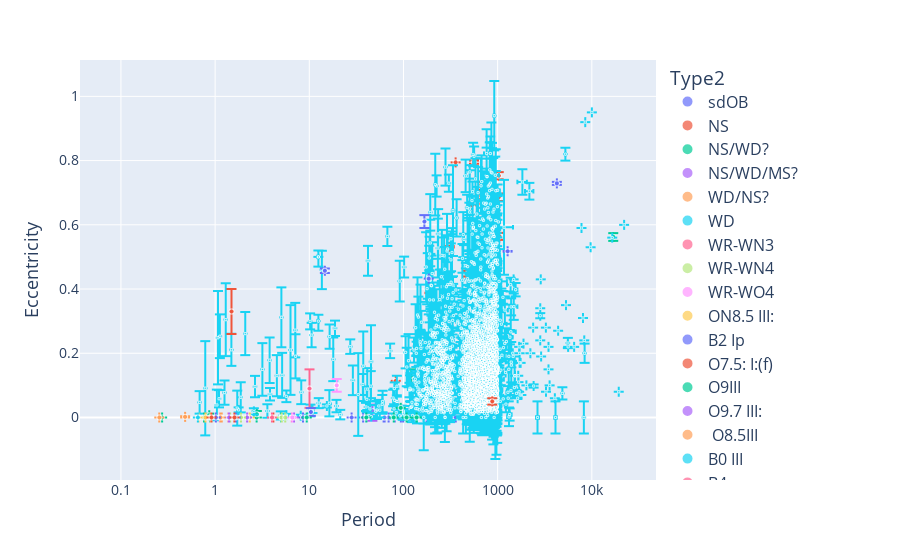

This figure's notebook cell:
### Code cell
fig = plotly_vars('Period', 'Eccentricity', logx = True, logy = False, df = df_final)

### Figure 1 — Plotly figure (JSON) as saved in the notebook; plotly's stock layout.template omitted (floating-point values rounded to 4 significant figures; data arrays with more than 128 entries replaced by an {"elided": "..."} marker saying what was removed)
{"data": [{"customdata": [["Be"], ["Be"], ["Be"], ["Be"], ["Be"], ["Be"], ["Be"], ["Be"], ["Be"], ["Be"], ["Be"], ["Be"], ["Be"], ["Be"], ["Be"], ["Be"]], "error_x": {"array": [0.007, 0.0011, 0.0035, 0.02, 0.0058, 0.11, 0.1, 0.18, 0.04, 0.0044, 0.055, 0.0051, 0.041, 0.0029, 0.038, 0.0013], "arrayminus": [0.007, 0.0011, 0.0035, 0.02, 0.0058, 0.11, 0.1, 0.18, 0.04, 0.0044, 0.055, 0.0051, 0.041, 0.0029, 0.038, 0.0013]}, "error_y": {"array": [NaN, NaN, NaN, NaN, NaN, NaN, NaN, NaN, NaN, NaN, NaN, NaN, NaN, NaN, 0.01, NaN], "arrayminus": [NaN, NaN, NaN, NaN, NaN, NaN, NaN, NaN, NaN, NaN, NaN, NaN, NaN, NaN, 0.01, NaN]}, "hovertemplate": "Type2=sdOB<br>Period=%{x}<br>Eccentricity=%{y}<br>marker_size=%{marker.size}<br>Type1=%{customdata[0]}<extra></extra>", "legendgroup": "sdOB", "marker": {"color": "#636efa", "size": [5, 5, 5, 5, 5, 5, 5, 5, 5, 5, 5, 5, 5, 5, 5, 5], "sizemode": "area", "sizeref": 0.2, "symbol": "circle"}, "mode": "markers", "name": "sdOB", "showlegend": true, "type": "scattergl", "x": [37.25, 28.19, 126.7, 93.76, 61.55, 181.5, 192.1, 236.5, 176.2, 80.87, 99.31, 69.53, 359.3, 63.15, 147.6, 40.33], "xaxis": "x", "y": [0.0, 0.0, 0.0, 0.0, 0.0, 0.0, 0.0, 0.0, 0.0, 0.0, 0.0, 0.0, 0.0, 0.0, 0.2, 0.0], "yaxis": "y"}, {"customdata": [["MS"], ["MS"], ["MS"], ["MS"], ["MS"], ["MS"], ["MS"], ["MS"], ["MS"], ["MS"], ["MS"], ["MS"], ["MS"], ["MS"], ["MS"], ["MS"], ["MS"], ["MS"], ["MS"], ["MS"], ["MS"], ["MS/WD?"], ["MS/WD?"]], "error_x": {"array": [0.5, 0.05, 0.07, 0.11, 0.26, 0.4, 0.18, 0.29, 0.31, 0.22, 0.21, 0.7, 0.6, 0.6, 0.9, 5.0, 0.7, 0.5, 3.3, 5.0, 2.1, 0.0003, 5e-05], "arrayminus": [0.5, 0.05, 0.07, 0.11, 0.26, 0.4, 0.18, 0.29, 0.31, 0.22, 0.21, 0.7, 0.6, 0.6, 0.9, 5.0, 0.7, 0.5, 3.3, 5.0, 2.1, 0.0003, 5e-05]}, "error_y": {"array": [0.002, 0.0007, 0.0026, 0.0021, 0.009, 0.004, 0.001, 0.005, 0.001, 0.004, 0.001, 0.0033, 0.013, 0.0018, 0.0021, 0.009, 0.0035, 0.0011, 0.012, 0.011, 0.011, 1e-05, 3e-06], "arrayminus": [0.002, 0.0007, 0.0026, 0.0021, 0.009, 0.004, 0.001, 0.005, 0.001, 0.004, 0.001, 0.0033, 0.013, 0.0018, 0.0021, 0.009, 0.0035, 0.0011, 0.012, 0.011, 0.011, 1e-05, 3e-06]}, "hovertemplate": "Type2=NS<br>Period=%{x}<br>Eccentricity=%{y}<br>marker_size=%{marker.size}<br>Type1=%{customdata[0]}<extra></extra>", "legendgroup": "NS", "marker": {"color": "#EF553B", "size": [5, 5, 5, 5, 5, 5, 5, 5, 5, 5, 5, 5, 5, 5, 5, 5, 5, 5, 5, 5, 5, 5, 5], "sizemode": "area", "sizeref": 0.2, "symbol": "circle"}, "mode": "markers", "name": "NS", "showlegend": true, "type": "scattergl", "x": [730.9, 189.1, 230.2, 310.2, 481.0, 497.6, 536.1, 561.8, 570.9, 631.8, 632.6, 636.1, 654.6, 657.4, 719.8, 827.0, 889.5, 938.3, 1027.0, 1029.0, 1046.0, 357.8, 82.72], "xaxis": "x", "y": [0.123, 0.3879, 0.3095, 0.5314, 0.448, 0.168, 0.6615, 0.795, 0.3093, 0.552, 0.2668, 0.3228, 0.721, 0.6777, 0.3993, 0.357, 0.584, 0.5666, 0.686, 0.753, 0.564, 0.7946, 0.114], "yaxis": "y"}, {"customdata": [["MS"], ["MS"], ["MS"], ["RG"], ["MS"], ["MS"]], "error_x": {"array": [1.3e-05, 1e-06, 1.8e-07, 401.0, 2e-05, 0.19], "arrayminus": [1.3e-05, 1e-06, 1.8e-07, 438.0, 2.1e-05, 0.2]}, "error_y": {"array": [NaN, 0.005, NaN, 0.012, 0.01, 0.02], "arrayminus": [NaN, 0.007, NaN, 0.012, 0.01, 0.03]}, "hovertemplate": "Type2=NS/WD?<br>Period=%{x}<br>Eccentricity=%{y}<br>marker_size=%{marker.size}<br>Type1=%{customdata[0]}<extra></extra>", "legendgroup": "NS/WD?", "marker": {"color": "#00cc96", "size": [5, 5, 5, 5, 5, 5], "sizemode": "area", "sizeref": 0.2, "symbol": "circle"}, "mode": "markers", "name": "NS/WD?", "showlegend": true, "type": "scattergl", "x": [2.761, 0.8666, 0.2738, 16910.0, 2.774, 120.6], "xaxis": "x", "y": [0.0, 0.007, 0.0, 0.562, 0.01, 0.13], "yaxis": "y"}, {"customdata": [["RG"]], "error_x": {"array": [0.08], "arrayminus": [0.12]}, "error_y": {"array": [0.02], "arrayminus": [0.03]}, "hovertemplate": "Type2=NS/WD/MS?<br>Period=%{x}<br>Eccentricity=%{y}<br>marker_size=%{marker.size}<br>Type1=%{customdata[0]}<extra></extra>", "legendgroup": "NS/WD/MS?", "marker": {"color": "#ab63fa", "size": [5], "sizemode": "area", "sizeref": 0.2, "symbol": "circle"}, "mode": "markers", "name": "NS/WD/MS?", "showlegend": true, "type": "scattergl", "x": [46.81], "xaxis": "x", "y": [0.02], "yaxis": "y"}, {"customdata": [["MS"], ["MS"]], "error_x": {"array": [1e-05, 2e-07], "arrayminus": [1e-05, 2e-07]}, "error_y": {"array": [0.002, NaN], "arrayminus": [0.002, NaN]}, "hovertemplate": "Type2=WD/NS?<br>Period=%{x}<br>Eccentricity=%{y}<br>marker_size=%{marker.size}<br>Type1=%{customdata[0]}<extra></extra>", "legendgroup": "WD/NS?", "marker": {"color": "#FFA15A", "size": [5, 5], "sizemode": "area", "sizeref": 0.2, "symbol": "circle"}, "mode": "markers", "name": "WD/NS?", "showlegend": true, "type": "scattergl", "x": [0.4799, 0.2557], "xaxis": "x", "y": [0.002, 0.0], "yaxis": "y"}, {"customdata": {"elided": "3601x1 str values"}, "error_x": {"array": {"elided": "3601 float values"}, "arrayminus": {"elided": "3601 float values"}}, "error_y": {"array": {"elided": "3601 float values"}, "arrayminus": {"elided": "3601 float values"}}, "hovertemplate": "Type2=WD<br>Period=%{x}<br>Eccentricity=%{y}<br>marker_size=%{marker.size}<br>Type1=%{customdata[0]}<extra></extra>", "legendgroup": "WD", "marker": {"color": "#19d3f3", "size": {"elided": "3601 int values"}, "sizemode": "area", "sizeref": 0.2, "symbol": "circle"}, "mode": "markers", "name": "WD", "showlegend": true, "type": "scattergl", "x": {"elided": "3601 float values"}, "xaxis": "x", "y": {"elided": "3601 float values"}, "yaxis": "y"}, {"customdata": [["O-O9"], ["O-O5.5 V"]], "error_x": {"array": [0.005, 4e-05], "arrayminus": [0.005, 4e-05]}, "error_y": {"array": [0.06, NaN], "arrayminus": [0.06, NaN]}, "hovertemplate": "Type2=WR-WN3<br>Period=%{x}<br>Eccentricity=%{y}<br>marker_size=%{marker.size}<br>Type1=%{customdata[0]}<extra></extra>", "legendgroup": "WR-WN3", "marker": {"color": "#FF6692", "size": [5, 5], "sizemode": "area", "sizeref": 0.2, "symbol": "circle"}, "mode": "markers", "name": "WR-WN3", "showlegend": true, "type": "scattergl", "x": [10.05, 6.538], "xaxis": "x", "y": [0.09, 0.0], "yaxis": "y"}, {"customdata": [["O-O6 I"]], "error_x": {"array": [0.0005], "arrayminus": [0.0005]}, "error_y": {"array": [0.02], "arrayminus": [0.02]}, "hovertemplate": "Type2=WR-WN4<br>Period=%{x}<br>Eccentricity=%{y}<br>marker_size=%{marker.size}<br>Type1=%{customdata[0]}<extra></extra>", "legendgroup": "WR-WN4", "marker": {"color": "#B6E880", "size": [5], "sizemode": "area", "sizeref": 0.2, "symbol": "circle"}, "mode": "markers", "name": "WR-WN4", "showlegend": true, "type": "scattergl", "x": [19.56], "xaxis": "x", "y": [0.1], "yaxis": "y"}, {"customdata": [["O-O4 V"]], "error_x": {"array": [0.0005], "arrayminus": [0.0005]}, "error_y": {"array": [0.02], "arrayminus": [0.02]}, "hovertemplate": "Type2=WR-WO4<br>Period=%{x}<br>Eccentricity=%{y}<br>marker_size=%{marker.size}<br>Type1=%{customdata[0]}<extra></extra>", "legendgroup": "WR-WO4", "marker": {"color": "#FF97FF", "size": [5], "sizemode": "area", "sizeref": 0.2, "symbol": "circle"}, "mode": "markers", "name": "WR-WO4", "showlegend": true, "type": "scattergl", "x": [19.56], "xaxis": "x", "y": [0.1], "yaxis": "y"}, {"customdata": [["O9.7: V:"]], "error_x": {"array": [7e-06], "arrayminus": [7e-06]}, "error_y": {"array": [NaN], "arrayminus": [NaN]}, "hovertemplate": "Type2=ON8.5 III:<br>Period=%{x}<br>Eccentricity=%{y}<br>marker_size=%{marker.size}<br>Type1=%{customdata[0]}<extra></extra>", "legendgroup": "ON8.5 III:", "marker": {"color": "#FECB52", "size": [5], "sizemode": "area", "sizeref": 0.2, "symbol": "circle"}, "mode": "markers", "name": "ON8.5 III:", "showlegend": true, "type": "scattergl", "x": [2.333], "xaxis": "x", "y": [0.0], "yaxis": "y"}, {"customdata": [["O9 III:"]], "error_x": {"array": [0.00015], "arrayminus": [0.00015]}, "error_y": {"array": [NaN], "arrayminus": [NaN]}, "hovertemplate": "Type2=B2 Ip<br>Period=%{x}<br>Eccentricity=%{y}<br>marker_size=%{marker.size}<br>Type1=%{customdata[0]}<extra></extra>", "legendgroup": "B2 Ip", "marker": {"color": "#636efa", "size": [5], "sizemode": "area", "sizeref": 0.2, "symbol": "circle"}, "mode": "markers", "name": "B2 Ip", "showlegend": true, "type": "scattergl", "x": [8.589], "xaxis": "x", "y": [0.0], "yaxis": "y"}, {"customdata": [["ON9 Ia"]], "error_x": {"array": [2.3e-05], "arrayminus": [2.3e-05]}, "error_y": {"array": [NaN], "arrayminus": [NaN]}, "hovertemplate": "Type2=O7.5: I:(f)<br>Period=%{x}<br>Eccentricity=%{y}<br>marker_size=%{marker.size}<br>Type1=%{customdata[0]}<extra></extra>", "legendgroup": "O7.5: I:(f)", "marker": {"color": "#EF553B", "size": [5], "sizemode": "area", "sizeref": 0.2, "symbol": "circle"}, "mode": "markers", "name": "O7.5: I:(f)", "showlegend": true, "type": "scattergl", "x": [4.16], "xaxis": "x", "y": [0.0], "yaxis": "y"}, {"customdata": [["O8V:"]], "error_x": {"array": [4e-06], "arrayminus": [4e-06]}, "error_y": {"array": [NaN], "arrayminus": [NaN]}, "hovertemplate": "Type2=O9III<br>Period=%{x}<br>Eccentricity=%{y}<br>marker_size=%{marker.size}<br>Type1=%{customdata[0]}<extra></extra>", "legendgroup": "O9III", "marker": {"color": "#00cc96", "size": [5], "sizemode": "area", "sizeref": 0.2, "symbol": "circle"}, "mode": "markers", "name": "O9III", "showlegend": true, "type": "scattergl", "x": [4.829], "xaxis": "x", "y": [NaN], "yaxis": "y"}, {"customdata": [["O7::"]], "error_x": {"array": [2.7e-05], "arrayminus": [2.7e-05]}, "error_y": {"array": [NaN], "arrayminus": [NaN]}, "hovertemplate": "Type2=O9.7 III:<br>Period=%{x}<br>Eccentricity=%{y}<br>marker_size=%{marker.size}<br>Type1=%{customdata[0]}<extra></extra>", "legendgroup": "O9.7 III:", "marker": {"color": "#ab63fa", "size": [5], "sizemode": "area", "sizeref": 0.2, "symbol": "circle"}, "mode": "markers", "name": "O9.7 III:", "showlegend": true, "type": "scattergl", "x": [6.892], "xaxis": "x", "y": [0.0], "yaxis": "y"}, {"customdata": [["O7V"]], "error_x": {"array": [1e-06], "arrayminus": [1e-06]}, "error_y": {"array": [NaN], "arrayminus": [NaN]}, "hovertemplate": "Type2= O8.5III<br>Period=%{x}<br>Eccentricity=%{y}<br>marker_size=%{marker.size}<br>Type1=%{customdata[0]}<extra></extra>", "legendgroup": " O8.5III", "marker": {"color": "#FFA15A", "size": [5], "sizemode": "area", "sizeref": 0.2, "symbol": "circle"}, "mode": "markers", "name": " O8.5III", "showlegend": true, "type": "scattergl", "x": [4.251], "xaxis": "x", "y": [NaN], "yaxis": "y"}, {"customdata": [["O7 III"]], "error_x": {"array": [1e-06], "arrayminus": [1e-06]}, "error_y": {"array": [NaN], "arrayminus": [NaN]}, "hovertemplate": "Type2=B0 III<br>Period=%{x}<br>Eccentricity=%{y}<br>marker_size=%{marker.size}<br>Type1=%{customdata[0]}<extra></extra>", "legendgroup": "B0 III", "marker": {"color": "#19d3f3", "size": [5], "sizemode": "area", "sizeref": 0.2, "symbol": "circle"}, "mode": "markers", "name": "B0 III", "showlegend": true, "type": "scattergl", "x": [4.343], "xaxis": "x", "y": [NaN], "yaxis": "y"}, {"customdata": [["B2V"]], "error_x": {"array": [1e-06], "arrayminus": [1e-06]}, "error_y": {"array": [NaN], "arrayminus": [NaN]}, "hovertemplate": "Type2=B4<br>Period=%{x}<br>Eccentricity=%{y}<br>marker_size=%{marker.size}<br>Type1=%{customdata[0]}<extra></extra>", "legendgroup": "B4", "marker": {"color": "#FF6692", "size": [5], "sizemode": "area", "sizeref": 0.2, "symbol": "circle"}, "mode": "markers", "name": "B4", "showlegend": true, "type": "scattergl", "x": [1.333], "xaxis": "x", "y": [NaN], "yaxis": "y"}, {"customdata": [["B1V"]], "error_x": {"array": [1e-05], "arrayminus": [1e-05]}, "error_y": {"array": [NaN], "arrayminus": [NaN]}, "hovertemplate": "Type2=B:<br>Period=%{x}<br>Eccentricity=%{y}<br>marker_size=%{marker.size}<br>Type1=%{customdata[0]}<extra></extra>", "legendgroup": "B:", "marker": {"color": "#B6E880", "size": [5], "sizemode": "area", "sizeref": 0.2, "symbol": "circle"}, "mode": "markers", "name": "B:", "showlegend": true, "type": "scattergl", "x": [1.446], "xaxis": "x", "y": [0.0], "yaxis": "y"}, {"customdata": [["B3"]], "error_x": {"array": [NaN], "arrayminus": [NaN]}, "error_y": {"array": [NaN], "arrayminus": [NaN]}, "hovertemplate": "Type2=F:6.5:IV:<br>Period=%{x}<br>Eccentricity=%{y}<br>marker_size=%{marker.size}<br>Type1=%{customdata[0]}<extra></extra>", "legendgroup": "F:6.5:IV:", "marker": {"color": "#FF97FF", "size": [5], "sizemode": "area", "sizeref": 0.2, "symbol": "circle"}, "mode": "markers", "name": "F:6.5:IV:", "showlegend": true, "type": "scattergl", "x": [4.0], "xaxis": "x", "y": [NaN], "yaxis": "y"}, {"customdata": [["B2.5V"]], "error_x": {"array": [NaN], "arrayminus": [NaN]}, "error_y": {"array": [NaN], "arrayminus": [NaN]}, "hovertemplate": "Type2=B7III<br>Period=%{x}<br>Eccentricity=%{y}<br>marker_size=%{marker.size}<br>Type1=%{customdata[0]}<extra></extra>", "legendgroup": "B7III", "marker": {"color": "#FECB52", "size": [5], "sizemode": "area", "sizeref": 0.2, "symbol": "circle"}, "mode": "markers", "name": "B7III", "showlegend": true, "type": "scattergl", "x": [2.31], "xaxis": "x", "y": [NaN], "yaxis": "y"}, {"customdata": [["MS"], ["RG"], ["RG"], ["O7V"], ["MS"], ["O6.5III"]], "error_x": {"array": [0.003, 0.6, 98.5, 0.0004, 0.09, 0.000854], "arrayminus": [0.003, 0.6, 98.5, 0.0004, 0.09, 0.000854]}, "error_y": {"array": [2e-05, 0.0009, 0.0048, 0.012, 0.02, 0.007], "arrayminus": [2e-05, 0.0009, 0.0048, 0.012, 0.02, 0.007]}, "hovertemplate": "Type2=BH<br>Period=%{x}<br>Eccentricity=%{y}<br>marker_size=%{marker.size}<br>Type1=%{customdata[0]}<extra></extra>", "legendgroup": "BH", "marker": {"color": "#636efa", "size": [5, 5, 5, 5, 5, 5], "sizemode": "area", "sizeref": 0.2, "symbol": "circle"}, "mode": "markers", "name": "BH", "showlegend": true, "type": "scattergl", "x": [185.4, 1277.0, 4253.0, 10.4, 167.0, 14.63], "xaxis": "x", "y": [0.4323, 0.5176, 0.7291, 0.017, 0.61, 0.457], "yaxis": "y"}, {"customdata": [["RG"]], "error_x": {"array": [2.0], "arrayminus": [2.0]}, "error_y": {"array": [0.01], "arrayminus": [0.01]}, "hovertemplate": "Type2=BH?<br>Period=%{x}<br>Eccentricity=%{y}<br>marker_size=%{marker.size}<br>Type1=%{customdata[0]}<extra></extra>", "legendgroup": "BH?", "marker": {"color": "#EF553B", "size": [5], "sizemode": "area", "sizeref": 0.2, "symbol": "circle"}, "mode": "markers", "name": "BH?", "showlegend": true, "type": "scattergl", "x": [877.0], "xaxis": "x", "y": [0.05], "yaxis": "y"}, {"customdata": [["B"], ["B3Ve"], ["MS"], ["B2-3Ve"], ["B0-1Ve"], ["Be"], ["O9Ve"], ["Be"], ["?"], ["B"]], "error_x": {"array": [0.038, 0.0097, NaN, 0.112, NaN, 0.08, NaN, NaN, NaN, NaN], "arrayminus": [0.038, 0.0097, NaN, 0.112, NaN, 0.07, NaN, NaN, NaN, NaN]}, "error_y": {"array": [NaN, NaN, NaN, NaN, NaN, NaN, NaN, NaN, NaN, NaN], "arrayminus": [NaN, NaN, NaN, NaN, NaN, NaN, NaN, NaN, NaN, NaN]}, "hovertemplate": "Type2=SS<br>Period=%{x}<br>Eccentricity=%{y}<br>marker_size=%{marker.size}<br>Type1=%{customdata[0]}<extra></extra>", "legendgroup": "SS", "marker": {"color": "#00cc96", "size": [5, 5, 5, 5, 5, 5, 5, 5, 5, 5], "sizemode": "area", "sizeref": 0.2, "symbol": "circle"}, "mode": "markers", "name": "SS", "showlegend": true, "type": "scattergl", "x": [108.1, 78.8, 5.04, 40.34, NaN, 93.6, 9.399, NaN, NaN, 137.9], "xaxis": "x", "y": [0.0, 0.0, 0.0, 0.0, NaN, 0.03, 0.0, NaN, NaN, 0.0], "yaxis": "y"}, {"customdata": [["O6-7:(f):, Contact"]], "error_x": {"array": [0.0006], "arrayminus": [0.0006]}, "error_y": {"array": [0.0], "arrayminus": [0.0]}, "hovertemplate": "Type2=O4 f +, Contact<br>Period=%{x}<br>Eccentricity=%{y}<br>marker_size=%{marker.size}<br>Type1=%{customdata[0]}<extra></extra>", "legendgroup": "O4 f +, Contact", "marker": {"color": "#ab63fa", "size": [5], "sizemode": "area", "sizeref": 0.2, "symbol": "circle"}, "mode": "markers", "name": "O4 f +, Contact", "showlegend": true, "type": "scattergl", "x": [2.185], "xaxis": "x", "y": [0.0], "yaxis": "y"}, {"customdata": [["O4.5-6V, Contact"]], "error_x": {"array": [1.5e-06], "arrayminus": [1.5e-06]}, "error_y": {"array": [0.0], "arrayminus": [0.0]}, "hovertemplate": "Type2=O6V, Contact<br>Period=%{x}<br>Eccentricity=%{y}<br>marker_size=%{marker.size}<br>Type1=%{customdata[0]}<extra></extra>", "legendgroup": "O6V, Contact", "marker": {"color": "#FFA15A", "size": [5], "sizemode": "area", "sizeref": 0.2, "symbol": "circle"}, "mode": "markers", "name": "O6V, Contact", "showlegend": true, "type": "scattergl", "x": [1.175], "xaxis": "x", "y": [0.0], "yaxis": "y"}, {"customdata": [["O9V, Contact"]], "error_x": {"array": [NaN], "arrayminus": [NaN]}, "error_y": {"array": [0.0], "arrayminus": [0.0]}, "hovertemplate": "Type2=O9.5-B0V, Contact<br>Period=%{x}<br>Eccentricity=%{y}<br>marker_size=%{marker.size}<br>Type1=%{customdata[0]}<extra></extra>", "legendgroup": "O9.5-B0V, Contact", "marker": {"color": "#19d3f3", "size": [5], "sizemode": "area", "sizeref": 0.2, "symbol": "circle"}, "mode": "markers", "name": "O9.5-B0V, Contact", "showlegend": true, "type": "scattergl", "x": [0.8831], "xaxis": "x", "y": [0.0], "yaxis": "y"}, {"customdata": [["O7V, Contact"]], "error_x": {"array": [1.7e-06], "arrayminus": [1.7e-06]}, "error_y": {"array": [0.0], "arrayminus": [0.0]}, "hovertemplate": "Type2=O8V, Contact<br>Period=%{x}<br>Eccentricity=%{y}<br>marker_size=%{marker.size}<br>Type1=%{customdata[0]}<extra></extra>", "legendgroup": "O8V, Contact", "marker": {"color": "#FF6692", "size": [5], "sizemode": "area", "sizeref": 0.2, "symbol": "circle"}, "mode": "markers", "name": "O8V, Contact", "showlegend": true, "type": "scattergl", "x": [1.387], "xaxis": "x", "y": [0.0], "yaxis": "y"}, {"customdata": [["O6.5V((f)), Contact"]], "error_x": {"array": [7e-06], "arrayminus": [7e-06]}, "error_y": {"array": [0.0], "arrayminus": [0.0]}, "hovertemplate": "Type2=O6V((f)), Contact<br>Period=%{x}<br>Eccentricity=%{y}<br>marker_size=%{marker.size}<br>Type1=%{customdata[0]}<extra></extra>", "legendgroup": "O6V((f)), Contact", "marker": {"color": "#B6E880", "size": [5], "sizemode": "area", "sizeref": 0.2, "symbol": "circle"}, "mode": "markers", "name": "O6V((f)), Contact", "showlegend": true, "type": "scattergl", "x": [1.886], "xaxis": "x", "y": [0.0], "yaxis": "y"}, {"customdata": [["O4.5 V(n)((fc))z, Contact"]], "error_x": {"array": [4e-07], "arrayminus": [4e-07]}, "error_y": {"array": [0.0], "arrayminus": [0.0]}, "hovertemplate": "Type2=O5.5 V(n)((fc))z, Contact<br>Period=%{x}<br>Eccentricity=%{y}<br>marker_size=%{marker.size}<br>Type1=%{customdata[0]}<extra></extra>", "legendgroup": "O5.5 V(n)((fc))z, Contact", "marker": {"color": "#FF97FF", "size": [5], "sizemode": "area", "sizeref": 0.2, "symbol": "circle"}, "mode": "markers", "name": "O5.5 V(n)((fc))z, Contact", "showlegend": true, "type": "scattergl", "x": [1.124], "xaxis": "x", "y": [0.0], "yaxis": "y"}, {"customdata": [["B1V, Contact"], ["B1V, Contact"]], "error_x": {"array": [1.6e-07, 5.6e-07], "arrayminus": [1.6e-07, 5.6e-07]}, "error_y": {"array": [0.0, 0.0], "arrayminus": [0.0, 0.0]}, "hovertemplate": "Type2=B1V, Contact<br>Period=%{x}<br>Eccentricity=%{y}<br>marker_size=%{marker.size}<br>Type1=%{customdata[0]}<extra></extra>", "legendgroup": "B1V, Contact", "marker": {"color": "#FECB52", "size": [5, 5], "sizemode": "area", "sizeref": 0.2, "symbol": "circle"}, "mode": "markers", "name": "B1V, Contact", "showlegend": true, "type": "scattergl", "x": [0.6668, 0.8966], "xaxis": "x", "y": [0.0, 0.0], "yaxis": "y"}, {"customdata": [["B, Contact?"]], "error_x": {"array": [0.001], "arrayminus": [0.001]}, "error_y": {"array": [0.0], "arrayminus": [0.0]}, "hovertemplate": "Type2=B, Contact?<br>Period=%{x}<br>Eccentricity=%{y}<br>marker_size=%{marker.size}<br>Type1=%{customdata[0]}<extra></extra>", "legendgroup": "B, Contact?", "marker": {"color": "#636efa", "size": [5], "sizemode": "area", "sizeref": 0.2, "symbol": "circle"}, "mode": "markers", "name": "B, Contact?", "showlegend": true, "type": "scattergl", "x": [1.658], "xaxis": "x", "y": [0.0], "yaxis": "y"}, {"customdata": [["B0.5V, Contact"]], "error_x": {"array": [1.1e-06], "arrayminus": [1.1e-06]}, "error_y": {"array": [0.07], "arrayminus": [0.07]}, "hovertemplate": "Type2=B2V, Contact<br>Period=%{x}<br>Eccentricity=%{y}<br>marker_size=%{marker.size}<br>Type1=%{customdata[0]}<extra></extra>", "legendgroup": "B2V, Contact", "marker": {"color": "#EF553B", "size": [5], "sizemode": "area", "sizeref": 0.2, "symbol": "circle"}, "mode": "markers", "name": "B2V, Contact", "showlegend": true, "type": "scattergl", "x": [1.495], "xaxis": "x", "y": [0.33], "yaxis": "y"}, {"customdata": [["B1-1.5V, Contact"]], "error_x": {"array": [1.3e-06], "arrayminus": [1.3e-06]}, "error_y": {"array": [0.0], "arrayminus": [0.0]}, "hovertemplate": "Type2=B1-1.5V, Contact<br>Period=%{x}<br>Eccentricity=%{y}<br>marker_size=%{marker.size}<br>Type1=%{customdata[0]}<extra></extra>", "legendgroup": "B1-1.5V, Contact", "marker": {"color": "#00cc96", "size": [5], "sizemode": "area", "sizeref": 0.2, "symbol": "circle"}, "mode": "markers", "name": "B1-1.5V, Contact", "showlegend": true, "type": "scattergl", "x": [0.7619], "xaxis": "x", "y": [0.0], "yaxis": "y"}, {"customdata": [["B0V, Contact"]], "error_x": {"array": [7e-06], "arrayminus": [7e-06]}, "error_y": {"array": [0.0], "arrayminus": [0.0]}, "hovertemplate": "Type2=B1-2 IV/V, Contact<br>Period=%{x}<br>Eccentricity=%{y}<br>marker_size=%{marker.size}<br>Type1=%{customdata[0]}<extra></extra>", "legendgroup": "B1-2 IV/V, Contact", "marker": {"color": "#ab63fa", "size": [5], "sizemode": "area", "sizeref": 0.2, "symbol": "circle"}, "mode": "markers", "name": "B1-2 IV/V, Contact", "showlegend": true, "type": "scattergl", "x": [1.411], "xaxis": "x", "y": [0.0], "yaxis": "y"}, {"customdata": [["B0V, Contact"]], "error_x": {"array": [7e-06], "arrayminus": [7e-06]}, "error_y": {"array": [0.0], "arrayminus": [0.0]}, "hovertemplate": "Type2=B1.5III, Contact<br>Period=%{x}<br>Eccentricity=%{y}<br>marker_size=%{marker.size}<br>Type1=%{customdata[0]}<extra></extra>", "legendgroup": "B1.5III, Contact", "marker": {"color": "#FFA15A", "size": [5], "sizemode": "area", "sizeref": 0.2, "symbol": "circle"}, "mode": "markers", "name": "B1.5III, Contact", "showlegend": true, "type": "scattergl", "x": [1.141], "xaxis": "x", "y": [0.0], "yaxis": "y"}, {"customdata": [["B5V, Contact"]], "error_x": {"array": [3.4e-05], "arrayminus": [3.4e-05]}, "error_y": {"array": [0.0], "arrayminus": [0.0]}, "hovertemplate": "Type2=B5/7V, Contact<br>Period=%{x}<br>Eccentricity=%{y}<br>marker_size=%{marker.size}<br>Type1=%{customdata[0]}<extra></extra>", "legendgroup": "B5/7V, Contact", "marker": {"color": "#19d3f3", "size": [5], "sizemode": "area", "sizeref": 0.2, "symbol": "circle"}, "mode": "markers", "name": "B5/7V, Contact", "showlegend": true, "type": "scattergl", "x": [0.6563], "xaxis": "x", "y": [0.0], "yaxis": "y"}, {"customdata": [["O9II, Contact"]], "error_x": {"array": [NaN], "arrayminus": [NaN]}, "error_y": {"array": [0.0], "arrayminus": [0.0]}, "hovertemplate": "Type2=O9III, Contact<br>Period=%{x}<br>Eccentricity=%{y}<br>marker_size=%{marker.size}<br>Type1=%{customdata[0]}<extra></extra>", "legendgroup": "O9III, Contact", "marker": {"color": "#FF6692", "size": [5], "sizemode": "area", "sizeref": 0.2, "symbol": "circle"}, "mode": "markers", "name": "O9III, Contact", "showlegend": true, "type": "scattergl", "x": [4.02], "xaxis": "x", "y": [0.0], "yaxis": "y"}, {"customdata": [["O9.5V, Contact"], ["B0-B.05III , Contact"]], "error_x": {"array": [NaN, NaN], "arrayminus": [NaN, NaN]}, "error_y": {"array": [0.0, 0.0], "arrayminus": [0.0, 0.0]}, "hovertemplate": "Type2=B1III, Contact<br>Period=%{x}<br>Eccentricity=%{y}<br>marker_size=%{marker.size}<br>Type1=%{customdata[0]}<extra></extra>", "legendgroup": "B1III, Contact", "marker": {"color": "#B6E880", "size": [5, 5], "sizemode": "area", "sizeref": 0.2, "symbol": "circle"}, "mode": "markers", "name": "B1III, Contact", "showlegend": true, "type": "scattergl", "x": [5.097, 5.562], "xaxis": "x", "y": [0.0, 0.0], "yaxis": "y"}, {"customdata": [["O6.5-7 Ia, Contact"]], "error_x": {"array": [2.8e-05], "arrayminus": [2.8e-05]}, "error_y": {"array": [0.0], "arrayminus": [0.0]}, "hovertemplate": "Type2=Ofpe/WN9, Contact<br>Period=%{x}<br>Eccentricity=%{y}<br>marker_size=%{marker.size}<br>Type1=%{customdata[0]}<extra></extra>", "legendgroup": "Ofpe/WN9, Contact", "marker": {"color": "#FF97FF", "size": [5], "sizemode": "area", "sizeref": 0.2, "symbol": "circle"}, "mode": "markers", "name": "Ofpe/WN9, Contact", "showlegend": true, "type": "scattergl", "x": [6.598], "xaxis": "x", "y": [0.0], "yaxis": "y"}, {"customdata": [["B, Contact"]], "error_x": {"array": [NaN], "arrayminus": [NaN]}, "error_y": {"array": [0.0], "arrayminus": [0.0]}, "hovertemplate": "Type2=B, Contact<br>Period=%{x}<br>Eccentricity=%{y}<br>marker_size=%{marker.size}<br>Type1=%{customdata[0]}<extra></extra>", "legendgroup": "B, Contact", "marker": {"color": "#FECB52", "size": [5], "sizemode": "area", "sizeref": 0.2, "symbol": "circle"}, "mode": "markers", "name": "B, Contact", "showlegend": true, "type": "scattergl", "x": [0.7916], "xaxis": "x", "y": [0.0], "yaxis": "y"}, {"customdata": [["O9V, Contact"]], "error_x": {"array": [8e-07], "arrayminus": [8e-07]}, "error_y": {"array": [0.0], "arrayminus": [0.0]}, "hovertemplate": "Type2=O9V, Contact<br>Period=%{x}<br>Eccentricity=%{y}<br>marker_size=%{marker.size}<br>Type1=%{customdata[0]}<extra></extra>", "legendgroup": "O9V, Contact", "marker": {"color": "#636efa", "size": [5], "sizemode": "area", "sizeref": 0.2, "symbol": "circle"}, "mode": "markers", "name": "O9V, Contact", "showlegend": true, "type": "scattergl", "x": [1.019], "xaxis": "x", "y": [0.0], "yaxis": "y"}, {"customdata": [["O, Contact"], ["O, Contact"]], "error_x": {"array": [NaN, NaN], "arrayminus": [NaN, NaN]}, "error_y": {"array": [0.0, 0.0], "arrayminus": [0.0, 0.0]}, "hovertemplate": "Type2=O, Contact<br>Period=%{x}<br>Eccentricity=%{y}<br>marker_size=%{marker.size}<br>Type1=%{customdata[0]}<extra></extra>", "legendgroup": "O, Contact", "marker": {"color": "#EF553B", "size": [5, 5], "sizemode": "area", "sizeref": 0.2, "symbol": "circle"}, "mode": "markers", "name": "O, Contact", "showlegend": true, "type": "scattergl", "x": [1.604, 0.917], "xaxis": "x", "y": [0.0, 0.0], "yaxis": "y"}], "layout": {"legend": {"font": {"size": 16}, "itemsizing": "constant", "title": {"text": "Type2"}, "tracegroupgap": 0}, "margin": {"t": 60}, "xaxis": {"anchor": "y", "domain": [0, 1], "tickfont": {"size": 14}, "title": {"font": {"size": 18}, "text": "Period"}, "type": "log"}, "yaxis": {"anchor": "x", "domain": [0, 1], "tickfont": {"size": 14}, "title": {"font": {"size": 18}, "text": "Eccentricity"}}}}
